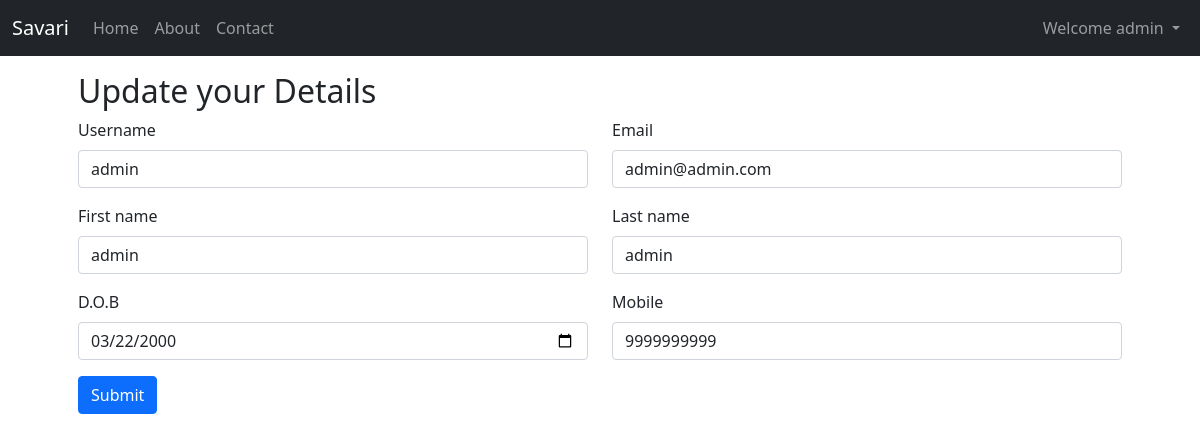
Before: /user/update/1/ (signed in) with the older database file.
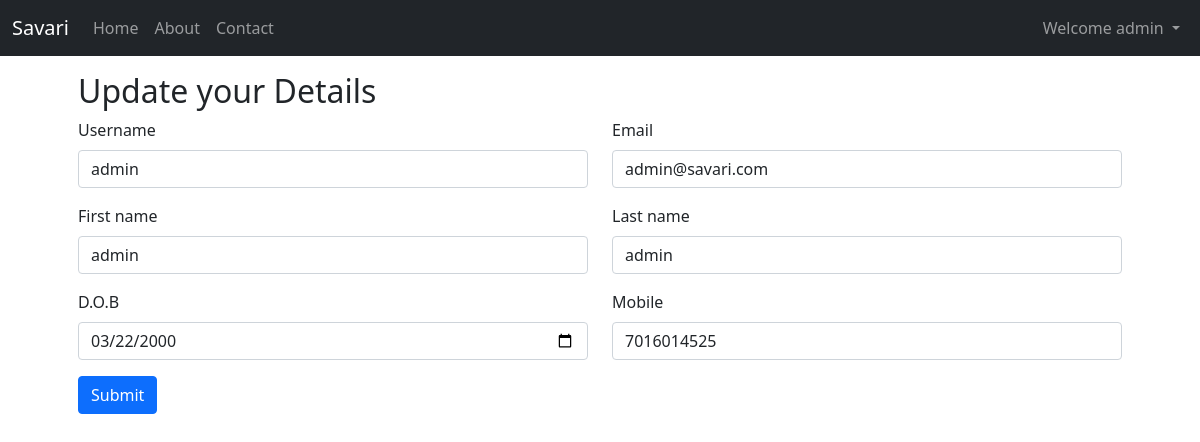
After: the same page with the newer database file.
### userAccount/models.py (models this page shows, shortened)
class User(AbstractBaseUser):
    email=models.EmailField(max_length=254,unique=True)
    username=models.CharField(max_length=50,unique=True)
    first_name=models.CharField(max_length=50)
    last_name=models.CharField(max_length=50)
    dob=models.DateField()
    phone_regex = RegexValidator(regex=r'^[0-9]{10}$', message="Phone number must be entered in the format: '999999999'. 10 digits allowed.")
    mobile = models.CharField(validators=[phone_regex], max_length=17, blank=True)
    date_joined=models.DateTimeField(auto_now_add=True)
    last_login=models.DateTimeField(auto_now=True)
    is_admin=models.BooleanField(default=False)
    is_active=models.BooleanField(default=True)
    is_staff=models.BooleanField(default=False)
    is_superuser=models.BooleanField(default=False)
    USERNAME_FIELD='username'
    REQUIRED_FIELDS=['email','first_name','last_name','dob','mobile']
    objects=UserManager()
    def __str__(self):
        return self.username

### userAccount/views.py (the view, shortened to what this page needs)
# urls.py: path('update/<str:pk>/',views.updateUser,name="update_user"),
@login_required
def updateUser(request,pk):
    user=User.objects.get(id=pk)
    form=UpdateForm(instance=user)
    print(form)
    context={'form':form}
    return render(request,'userAccount/update.html',context)

### userAccount/forms.py
class UpdateForm(ModelForm):
    def __init__(self, *args, **kwargs):
        super(UpdateForm, self).__init__(*args, **kwargs)
        for visible in self.visible_fields():
            visible.field.widget.attrs['class'] = 'form-control'
    class Meta:
        model=User
        labels={'dob':('D.O.B')}
        fields = ["username", "dob", "email", "first_name", "last_name","mobile"]
        widgets={'dob':widgets.DateInput(attrs={'type':'date'})}

### templates/userAccount/update.html (shortened to what this page needs)
{% extends 'base.html' %}
{% block body %}
    <div class="container my-3 px-5">
        <h2>Update your Details</h2>
        <form method="POST" action="{% url 'update_user' 2 %}">
            <div class="row">
                <div class="col-md-6">
                    <div class="mb-3">
                        <label for="exampleInputEmail1" class="form-label">{{form.username.label}}</label>
                        {{form.username}}
                    </div>
                </div>
                <div class="col-md-6">
                    <div class="mb-3">
                        <label for="exampleInputEmail1" class="form-label">{{form.email.label}}</label>
                        {{form.email}}
                    </div>
                </div>
                <div class="col-md-6">
                    <div class="mb-3">
                        <label for="exampleInputEmail1" class="form-label">{{form.first_name.label}}</label>
                        {{form.first_name}}
                    </div>
                </div>
                <div class="col-md-6">
                    <div class="mb-3">
                        <label for="exampleInputEmail1" class="form-label">{{form.last_name.label}}</label>
                        {{form.last_name}}
                    </div>
                </div>
                <div class="col-md-6">
                    <div class="mb-3">
                        <label for="exampleInputEmail1" class="form-label">{{form.dob.label}}</label>
                        {{form.dob}}
                    </div>
                </div>
                <div class="col-md-6">
                    <div class="mb-3">
                        <label for="exampleInputEmail1" class="form-label">{{form.mobile.label}}</label>
                        {{form.mobile}}
                    </div>
                </div>
            </div>
            <button type="submit" class="btn btn-primary">Submit</button>
        </form>
    </div>
{% endblock body %}

### templates/base.html (shortened to what this page needs)
<!doctype html>
<html lang="en">
  <head>
    <link href="https://cdn.jsdelivr.net/npm/bootstrap@5.1.1/dist/css/bootstrap.min.css" rel="stylesheet">
  </head>
  <body>
    <nav class="navbar navbar-expand-lg navbar-dark bg-dark">
        <div class="container-fluid">
          <a class="navbar-brand" href="/">Savari</a>
          <div class="collapse navbar-collapse" id="navbarSupportedContent">
            <ul class="navbar-nav me-auto mb-2 mb-lg-0">
              <li class="nav-item">
                <a class="nav-link {% block activeHome %}{% endblock activeHome %}" href="/">Home</a>
              </li>
              <li class="nav-item">
                <a class="nav-link {% block activeAbout %}{% endblock activeAbout %}" href="/about">About</a>
              </li>
              <li class="nav-item">
                <a class="nav-link {% block activeContact %}{% endblock activeContact %}" href="/contact">Contact</a>
              </li>
            </ul>
            {% if user.is_authenticated %}
            <ul class="navbar-nav ml-auto">
            <li class="nav-item dropdown">
              <a class="nav-link dropdown-toggle" href="#" id="navbarDropdown" role="button" data-bs-toggle="dropdown" aria-expanded="false">
                Welcome {{ request.user }}
              </a>
            </li>
            </ul>
            {% endif %}
          </div>
        </div>
      </nav>
      {% block body %}{% endblock body %}
  </body>
</html>

Changed rows visible on the page:
changed User "admin": email "admin@admin.com" → "admin@savari.com"; mobile "9999999999" → "7016014525"
